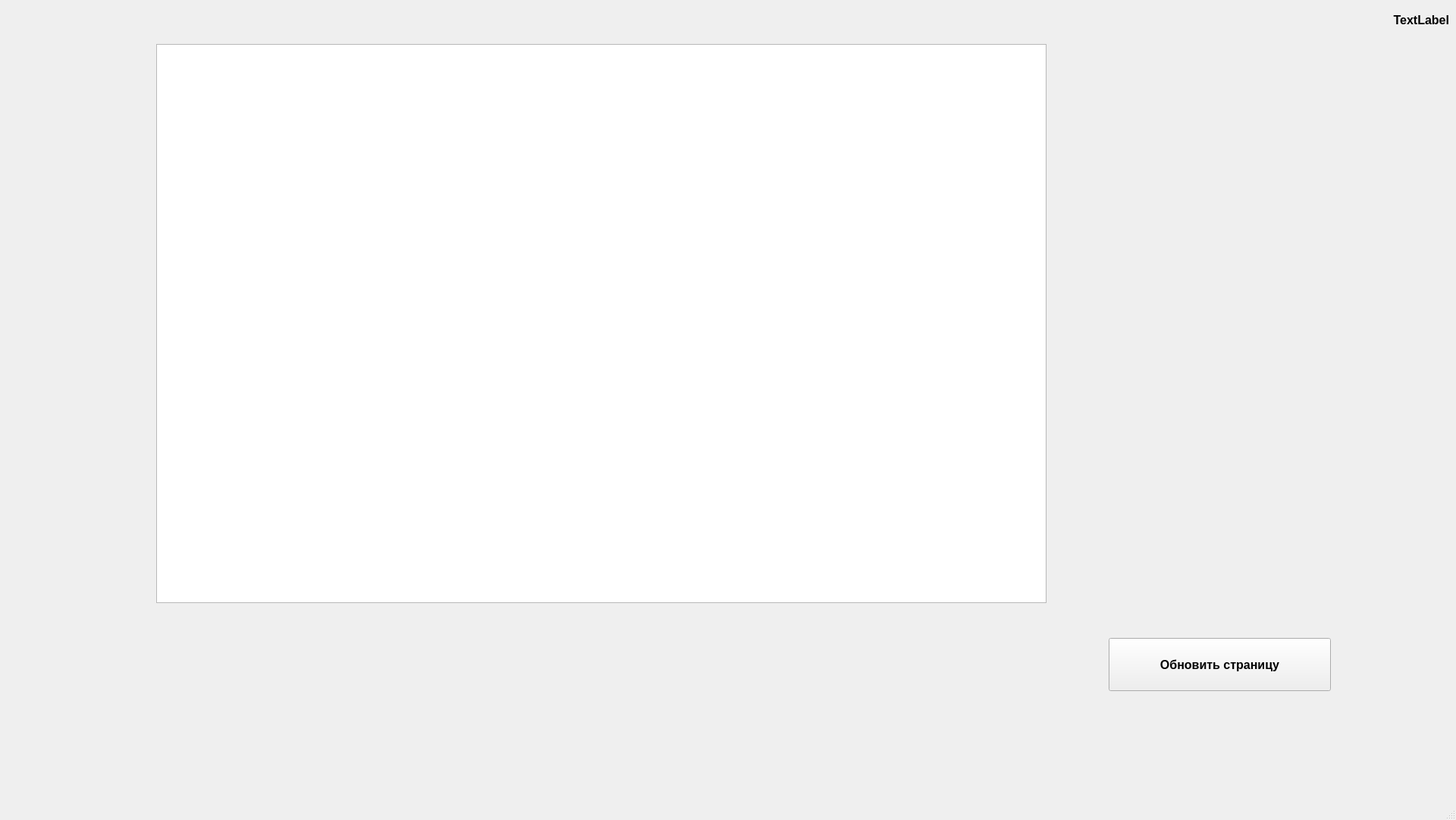
<?xml version="1.0" encoding="UTF-8"?>
<ui version="4.0">
 <class>MainWindow</class>
 <widget class="QMainWindow" name="MainWindow">
  <property name="geometry">
   <rect>
    <x>0</x>
    <y>0</y>
    <width>1920</width>
    <height>1081</height>
   </rect>
  </property>
  <property name="font">
   <font>
    <family>Arial</family>
    <pointsize>12</pointsize>
    <weight>75</weight>
    <bold>true</bold>
   </font>
  </property>
  <property name="windowTitle">
   <string>MainWindow</string>
  </property>
  <widget class="QWidget" name="centralwidget">
   <widget class="QWidget" name="gridLayoutWidget">
    <property name="geometry">
     <rect>
      <x>0</x>
      <y>0</y>
      <width>1911</width>
      <height>1031</height>
     </rect>
    </property>
    <layout class="QGridLayout" name="gridLayout">
     <item row="4" column="3">
      <widget class="QPushButton" name="btn_update">
       <property name="sizePolicy">
        <sizepolicy hsizetype="Preferred" vsizetype="Preferred">
         <horstretch>1</horstretch>
         <verstretch>1</verstretch>
        </sizepolicy>
       </property>
       <property name="font">
        <font>
         <family>Arial</family>
         <pointsize>12</pointsize>
        </font>
       </property>
       <property name="text">
        <string>Обновить страницу</string>
       </property>
      </widget>
     </item>
     <item row="2" column="2">
      <spacer name="horizontalSpacer_3">
       <property name="orientation">
        <enum>Qt::Horizontal</enum>
       </property>
       <property name="sizeType">
        <enum>QSizePolicy::Fixed</enum>
       </property>
       <property name="sizeHint" stdset="0">
        <size>
         <width>70</width>
         <height>20</height>
        </size>
       </property>
      </spacer>
     </item>
     <item row="2" column="4">
      <spacer name="horizontalSpacer_2">
       <property name="orientation">
        <enum>Qt::Horizontal</enum>
       </property>
       <property name="sizeType">
        <enum>QSizePolicy::Fixed</enum>
       </property>
       <property name="sizeHint" stdset="0">
        <size>
         <width>150</width>
         <height>20</height>
        </size>
       </property>
      </spacer>
     </item>
     <item row="2" column="0">
      <spacer name="horizontalSpacer">
       <property name="orientation">
        <enum>Qt::Horizontal</enum>
       </property>
       <property name="sizeType">
        <enum>QSizePolicy::Fixed</enum>
       </property>
       <property name="sizeHint" stdset="0">
        <size>
         <width>200</width>
         <height>20</height>
        </size>
       </property>
      </spacer>
     </item>
     <item row="0" column="0" colspan="5">
      <widget class="QLabel" name="label">
       <property name="sizePolicy">
        <sizepolicy hsizetype="Preferred" vsizetype="Preferred">
         <horstretch>0</horstretch>
         <verstretch>1</verstretch>
        </sizepolicy>
       </property>
       <property name="font">
        <font>
         <family>Arial</family>
         <pointsize>12</pointsize>
        </font>
       </property>
       <property name="text">
        <string>TextLabel</string>
       </property>
       <property name="alignment">
        <set>Qt::AlignRight|Qt::AlignTrailing|Qt::AlignVCenter</set>
       </property>
      </widget>
     </item>
     <item row="5" column="1">
      <spacer name="verticalSpacer">
       <property name="orientation">
        <enum>Qt::Vertical</enum>
       </property>
       <property name="sizeType">
        <enum>QSizePolicy::Fixed</enum>
       </property>
       <property name="sizeHint" stdset="0">
        <size>
         <width>20</width>
         <height>120</height>
        </size>
       </property>
      </spacer>
     </item>
     <item row="1" column="1" rowspan="2">
      <widget class="QListWidget" name="list">
       <property name="sizePolicy">
        <sizepolicy hsizetype="Expanding" vsizetype="Expanding">
         <horstretch>4</horstretch>
         <verstretch>7</verstretch>
        </sizepolicy>
       </property>
       <property name="font">
        <font>
         <family>Arial</family>
         <pointsize>12</pointsize>
         <weight>75</weight>
         <bold>true</bold>
        </font>
       </property>
      </widget>
     </item>
     <item row="1" column="0">
      <widget class="QWidget" name="widget" native="true"/>
     </item>
     <item row="3" column="1">
      <spacer name="verticalSpacer_3">
       <property name="orientation">
        <enum>Qt::Vertical</enum>
       </property>
       <property name="sizeHint" stdset="0">
        <size>
         <width>20</width>
         <height>40</height>
        </size>
       </property>
      </spacer>
     </item>
     <item row="4" column="2">
      <spacer name="verticalSpacer_2">
       <property name="orientation">
        <enum>Qt::Vertical</enum>
       </property>
       <property name="sizeType">
        <enum>QSizePolicy::Fixed</enum>
       </property>
       <property name="sizeHint" stdset="0">
        <size>
         <width>20</width>
         <height>70</height>
        </size>
       </property>
      </spacer>
     </item>
    </layout>
   </widget>
  </widget>
  <widget class="QMenuBar" name="menubar">
   <property name="geometry">
    <rect>
     <x>0</x>
     <y>0</y>
     <width>1920</width>
     <height>21</height>
    </rect>
   </property>
  </widget>
  <widget class="QStatusBar" name="statusbar"/>
 </widget>
 <resources/>
 <connections/>
</ui>
